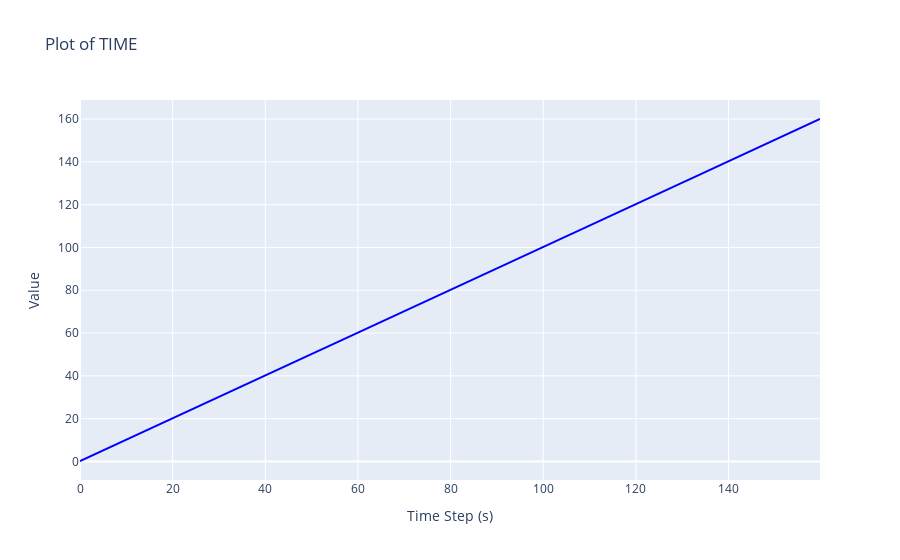
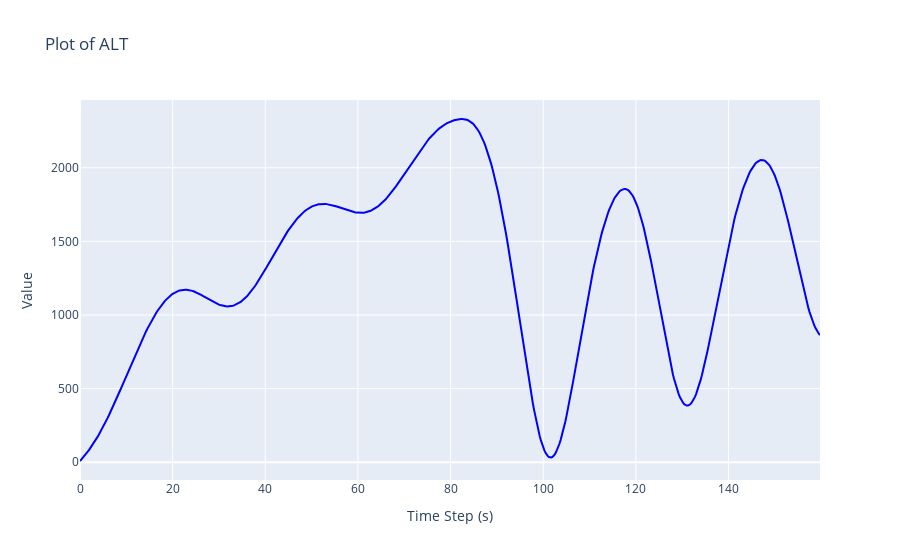
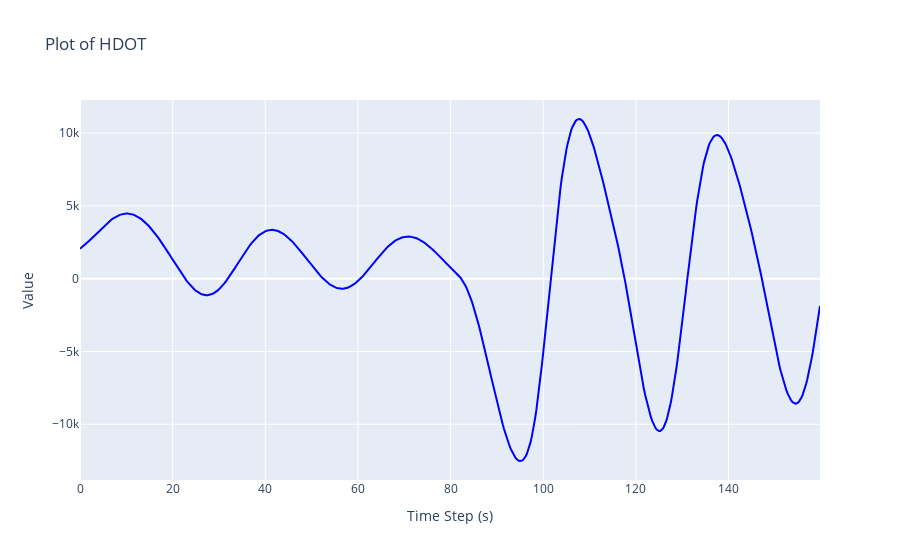
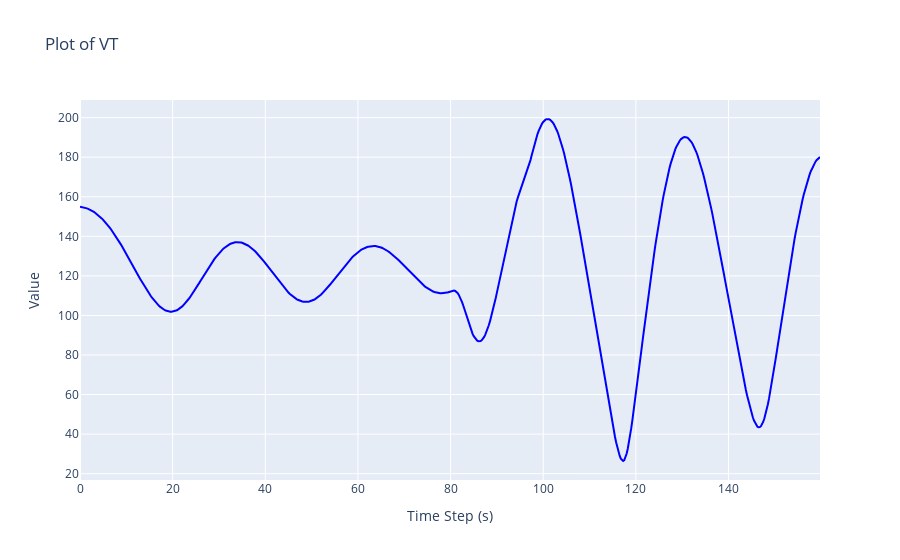

These figures' notebook cell, in order:
### Code cell
# 读取原始数据
import numpy as np
import pandas as pd
import os
import plotly.graph_objects as go

# 规定数据存储位置
simu_folder_path = '../Dataset/Simulate_Data/set_1'
data_excel_path = os.path.join(simu_folder_path, 'File.xlsx')
para_info_txt_path = os.path.join(simu_folder_path, 'para_info.txt')

# 规定nasa数据集变量列表
variable_list = ['ALT', 'ALTR', "TAS", 'GS', 'AOA1', 'AOA2', 'PTCH', 'WS', "WD", 'SAT', 'TAT', 'PI', 'PT', 'GAMMA']

# 读取数据
simu_record_list = pd.read_excel(data_excel_path).values[:, 0]
simu_array = np.array([list(filter(None, record.split(' '))) for record in simu_record_list]).astype('float32')
print(simu_array.shape)

with open(para_info_txt_path, 'r') as f:
    simu_variable_list = f.readline().strip().split(', ')
print(simu_variable_list)

for idx in range(len(simu_variable_list)):
    fig = go.Figure()
    # fig.add_trace(go.Scatter(y=test_X_origin[:decay_steps+pred_steps, idx], mode='lines', name = 'GT', line = dict(color='blue')))
    fig.add_trace(go.Scatter(x=[0.25*i for i in range(simu_array.shape[0])], y=simu_array[:, idx], mode='lines', line = dict(color='blue')))
    fig.update_layout(
        title=f'Plot of {simu_variable_list[idx]}',
        xaxis_title='Time Step (s)',
        yaxis_title='Value'
    )
    fig.show()

# 按照nasa变量列表顺序组织仿真数据
nasa_simu_order_dict = {0: 1, 1: 2, 2: 3, 4: 4, 13: 5, 6: 6}
simu_variable_list_ordered = [simu_variable_list[nasa_simu_order_dict[idx]] if idx in nasa_simu_order_dict.keys() else 'None' for idx in range(len(variable_list))]
simu_array_ordered = np.array([simu_array[:, nasa_simu_order_dict[idx]] if idx in nasa_simu_order_dict.keys() else [None for _ in range(simu_array.shape[0])] for idx in range(len(variable_list))]).T
print(simu_variable_list_ordered)
print(simu_array_ordered.shape)

# 交互式可视化
for idx in range(len(variable_list)):
    if simu_variable_list_ordered[idx] != 'None':
        fig = go.Figure()
        # fig.add_trace(go.Scatter(y=test_X_origin[:decay_steps+pred_steps, idx], mode='lines', name = 'GT', line = dict(color='blue')))
        fig.add_trace(go.Scatter(x=[0.25*i for i in range(simu_array_ordered.shape[0])], y=simu_array_ordered[:, idx], mode='lines', line = dict(color='blue')))
        fig.update_layout(
            title=f'Plot of {simu_variable_list_ordered[idx]}',
            xaxis_title='Time Step (s)',
            yaxis_title='Value'
        )
        fig.show()

### Figure 1 — Plotly figure (JSON) as saved in the notebook; plotly's stock layout.template omitted (floating-point values rounded to 4 significant figures; data arrays with more than 128 entries replaced by an {"elided": "..."} marker saying what was removed)
{"data": [{"line": {"color": "blue"}, "mode": "lines", "type": "scatter", "x": {"elided": "640 float values"}, "y": {"elided": "640 float values"}}], "layout": {"title": {"text": "Plot of TIME"}, "xaxis": {"title": {"text": "Time Step (s)"}}, "yaxis": {"title": {"text": "Value"}}}}

### Figure 2 — Plotly figure (JSON) as saved in the notebook; plotly's stock layout.template omitted (floating-point values rounded to 4 significant figures; data arrays with more than 128 entries replaced by an {"elided": "..."} marker saying what was removed)
{"data": [{"line": {"color": "blue"}, "mode": "lines", "type": "scatter", "x": {"elided": "640 float values"}, "y": {"elided": "640 float values"}}], "layout": {"title": {"text": "Plot of ALT"}, "xaxis": {"title": {"text": "Time Step (s)"}}, "yaxis": {"title": {"text": "Value"}}}}

### Figure 3 — Plotly figure (JSON) as saved in the notebook; plotly's stock layout.template omitted (floating-point values rounded to 4 significant figures; data arrays with more than 128 entries replaced by an {"elided": "..."} marker saying what was removed)
{"data": [{"line": {"color": "blue"}, "mode": "lines", "type": "scatter", "x": {"elided": "640 float values"}, "y": {"elided": "640 float values"}}], "layout": {"title": {"text": "Plot of HDOT"}, "xaxis": {"title": {"text": "Time Step (s)"}}, "yaxis": {"title": {"text": "Value"}}}}

### Figure 4 — Plotly figure (JSON) as saved in the notebook; plotly's stock layout.template omitted (floating-point values rounded to 4 significant figures; data arrays with more than 128 entries replaced by an {"elided": "..."} marker saying what was removed)
{"data": [{"line": {"color": "blue"}, "mode": "lines", "type": "scatter", "x": {"elided": "640 float values"}, "y": {"elided": "640 float values"}}], "layout": {"title": {"text": "Plot of VT"}, "xaxis": {"title": {"text": "Time Step (s)"}}, "yaxis": {"title": {"text": "Value"}}}}
